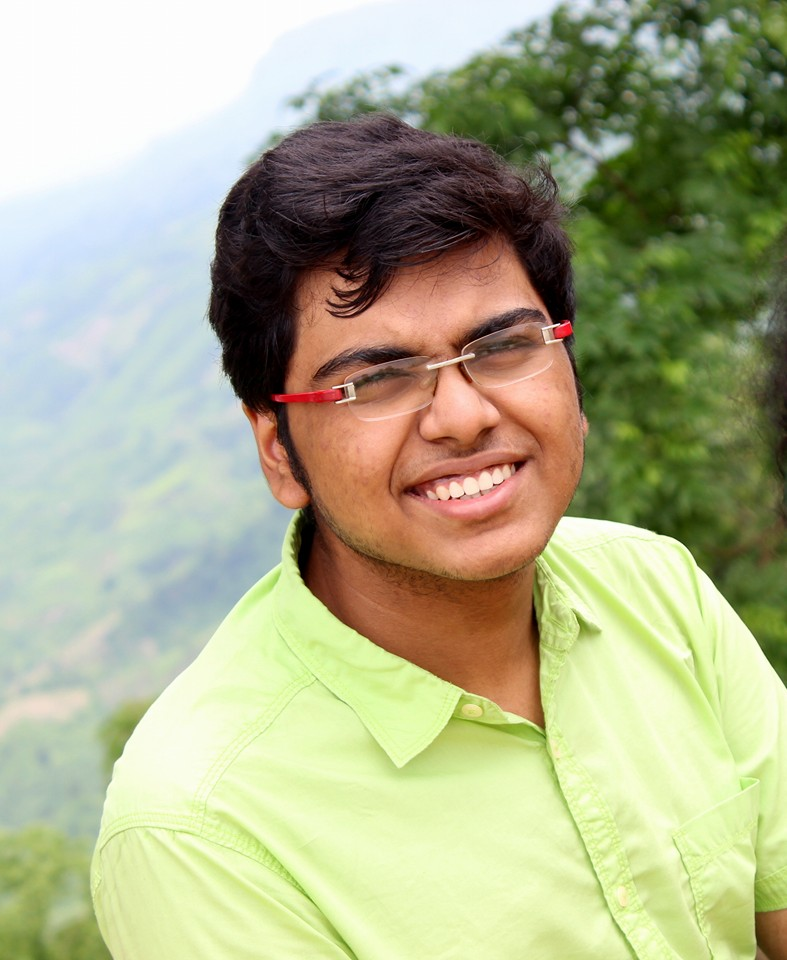
#> input picture data/fb.jpg, 787 x 960 px
$ jupyter execute --allow-errors 'Make Pipeline Model.ipynb'   (shell and % lines are left out)   (text cells are left out)
#> lines starting #> are read from the running program, lines starting #| are printed output that depends on the picture; after the words box and inside, x2 and y2 are one past the last pixel; in counts of white or black regions, pixels touching at a corner belong together; pictures that were not available may be replaced by others from this repository, and a replacement may not be noted
[cell 1]
import numpy as np
import pandas as pd
import matplotlib.pyplot as plt
import sklearn
import pickle
import cv2

[cell 2]
# Load all the model
haar = cv2.CascadeClassifier(cv2.data.haarcascades + 'haarcascade_frontalface_default.xml')
# pickle files
#> (the rest of this cell did not finish here and is left out)

[cell 3]
# test data

[cell 4]
gender_pre = ['Male','Female']
font = cv2.FONT_HERSHEY_SIMPLEX

[cell 5]
# [42 lines of commented-out code are left out]

[cell 6]
def pipeline_model(img , color='rgb'):

    if color == "bgr":
        gray = cv2.cvtColor(img,cv2.COLOR_BGR2GRAY)
    else:
        gray = cv2.cvtColor(img,cv2.COLOR_RGB2GRAY)
    # step 3: crop the face(using haar cascade classifier)
    faces = haar.detectMultiScale(gray,1.5,3)
    for x,y,w,h in faces:
        cv2.rectangle(img,(x,y),(x+w,y+h),(0,255,0),2) # drawing rectangle
        roi = gray[y:y+h, x:x+w] # crop image
        # step-4 : normalization(0-1)
        roi = roi/255.0
        # step-5 : resize image (100,100)
        if roi.shape[1]>100:
            roi_resize = cv2.resize(roi,(100,100), cv2.INTER_AREA)
        else:
            roi_resize = cv2.resize(roi,(100,100), cv2.INTER_CUBIC)

        # step-6: Flattening (1x10000)
        roi_reshape = roi_resize.reshape(1,10000) # 1,-1
        # step:7: subtract with mean
        roi_mean = roi_reshape - mean
        # step: 8 : get eigen image
        eigen_image = model_pca.transform(roi_mean)
        # step:9 : pass to ml model(svm)
        results = model_svm.predict_proba(eigen_image)[0]
        # step-10:
        predict = results.argmax() # 0 or 1
        score = results[predict]
        # step-11
        text = "%s : %0.2f"%(gender_pre[predict], score)
        cv2.putText(img,text, (x,y),font,1,(0,255,0),2)

    return img

[cell 7]
from PIL import Image

[cell 8]
test_data_path = "./data/fb.jpg"
color='bgr'
# step-1: read image
img = Image.open(test_data_path)  # rgb
#> img is the input picture: PIL image 787x960 RGB; mean R, G, B 174.2, 176.3, 141.8
# step-2: convert into array
img = np.array(img)
# step-3: pass to pipeline model
#> (the rest of this cell did not finish here and is left out)

#> in pipeline_model, `gray = cv2.cvtColor(img,cv2.COLOR_RGB2GRAY)`:
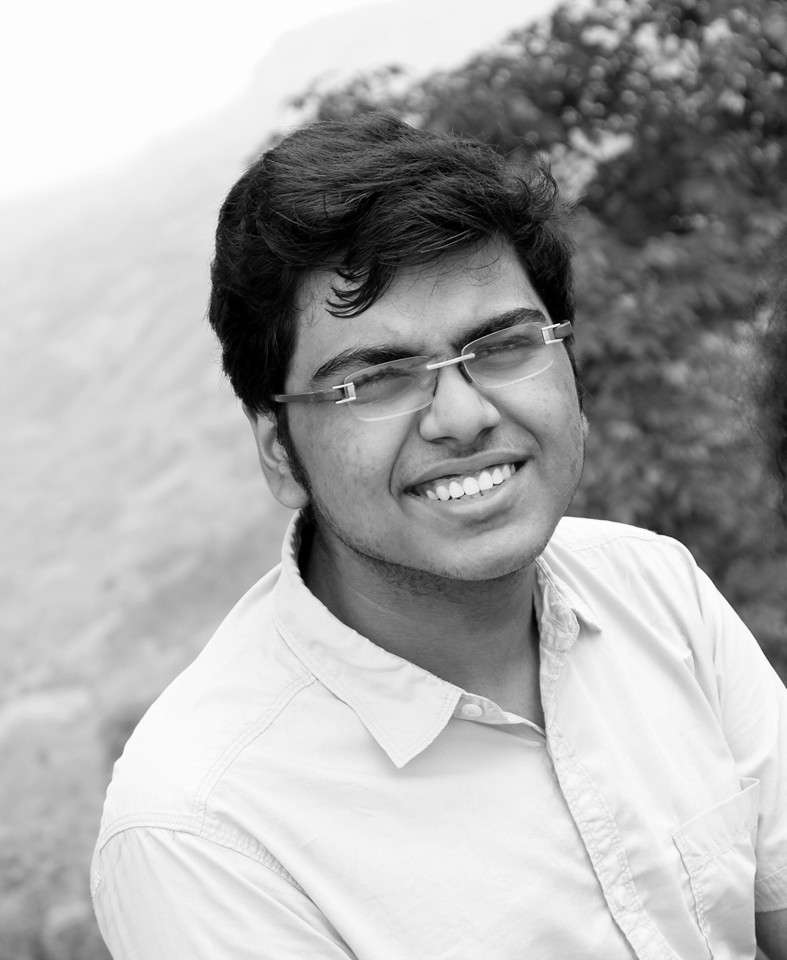
#> gray: shape (960, 787); min 0, max 255, mean 171.7
#> in pipeline_model, `faces = haar.detectMultiScale(gray,1.5,3)`: faces = [[319, 256, 273, 273]]
#> the loop in pipeline_model, `for x,y,w,h in faces:` made 1 pass
#> pass 1, in pipeline_model, `roi = gray[y:y+h, x:x+w]`:
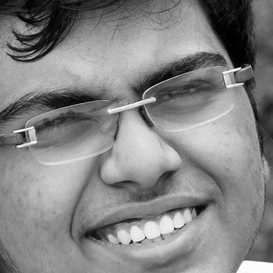
#> roi: shape (273, 273); min 0, max 254, mean 131.9
#> pass 1, in pipeline_model, `roi_resize = cv2.resize(roi,(100,100), cv2.INTER_AREA)`:
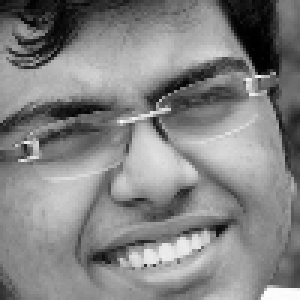
#> roi_resize: shape (100, 100) float64 (shown 3 times larger); min 1.23e-05, max 0.992, mean 0.517
#> after the loop in pipeline_model, `for x,y,w,h in faces:`:
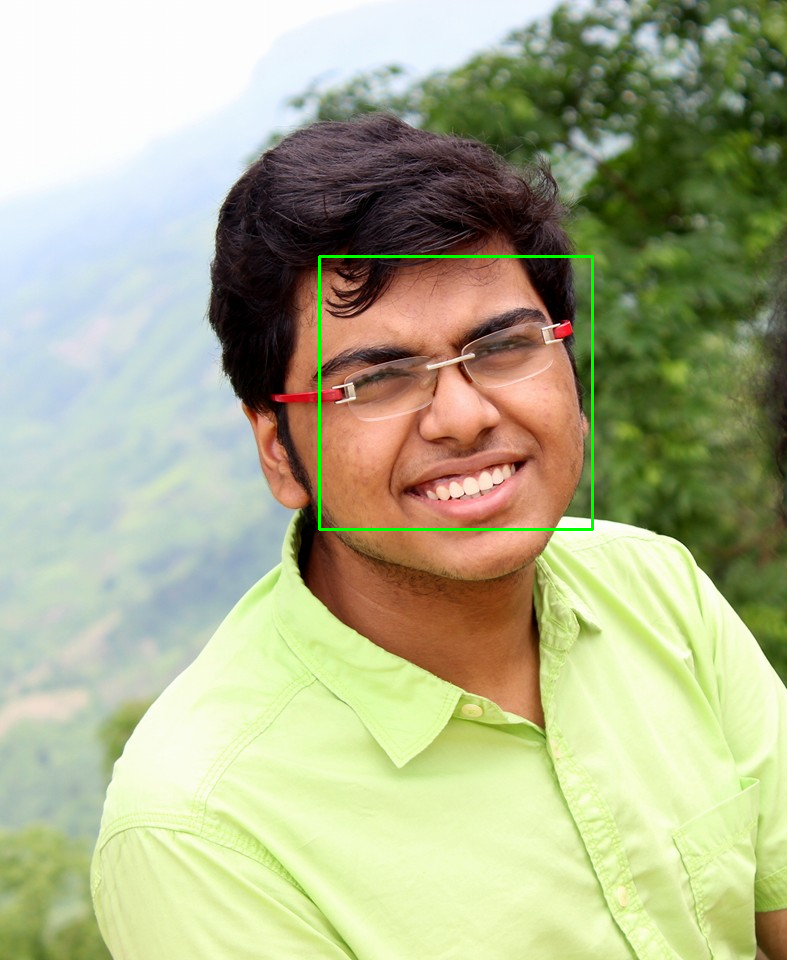
#> img: shape (960, 787, 3); 0.43% of pixels changed, all inside (x1, y1, x2, y2) = (318, 255, 594, 531)
plt.imshow(img)

[cell 9]
cap = cv2.VideoCapture('./data/video.mp4')

while True:
    ret, frame = cap.read()
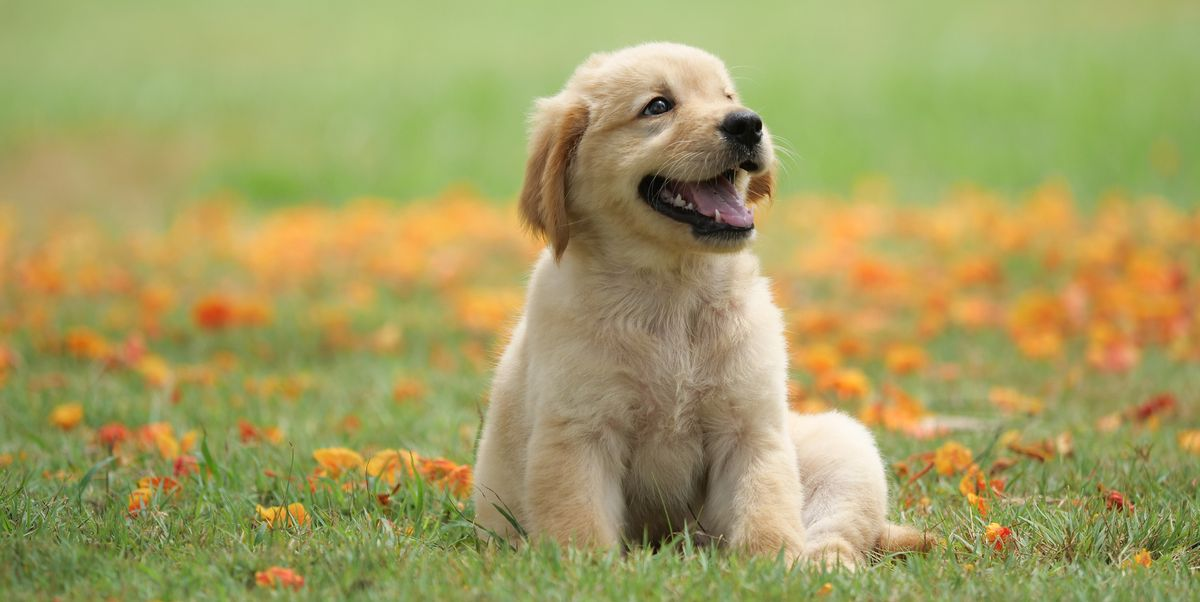
#> input picture data/dog.jpg, 1200 x 602 px, given in place of video.mp4, which was not available
#> frame is the input picture: shape (602, 1200, 3); mean B, G, R 97.6, 158.6, 163.9

    if ret== False:
        break
    frame = pipeline_model(frame, color='bgr')
#> call 2 of pipeline_model, with color = 'bgr'
#> in pipeline_model (call 2), `gray = cv2.cvtColor(img,cv2.COLOR_BGR2GRAY)`:
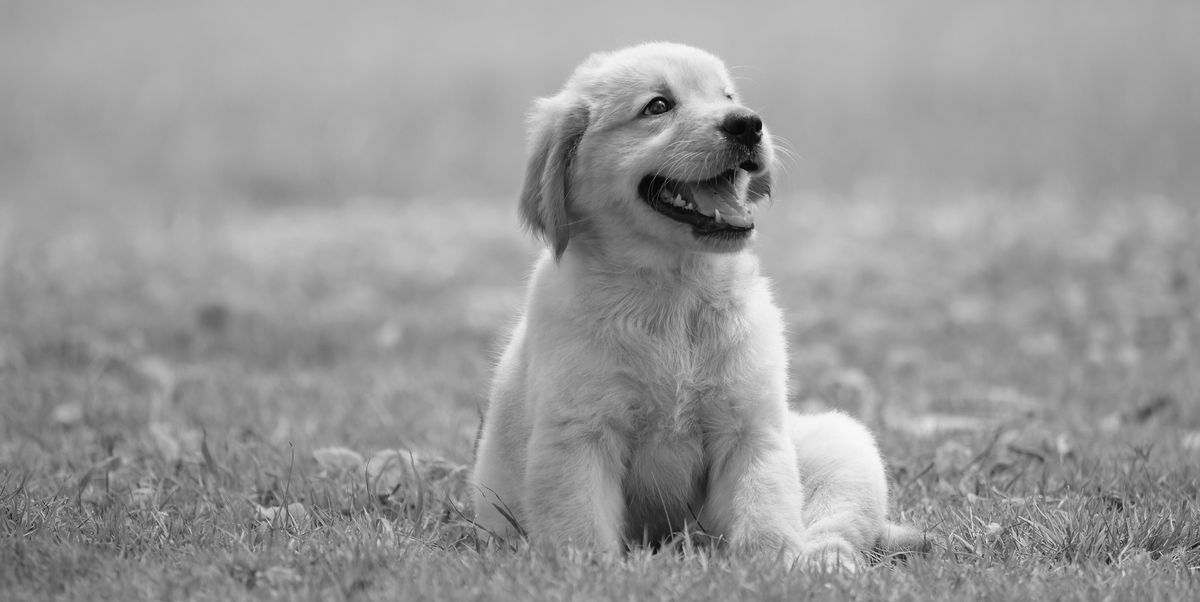
#> gray: shape (602, 1200); min 0, max 251, mean 153.2
#> in pipeline_model (call 2), `faces = haar.detectMultiScale(gray,1.5,3)`: faces = ()

    cv2.imshow('Gender Detector',frame)
    if cv2.waitKey(20) == ord('s'):  # press s to exit -- #esc key (27)
#> (key Esc is pressed here)
        break

cv2.destroyAllWindows()
cap.release()
